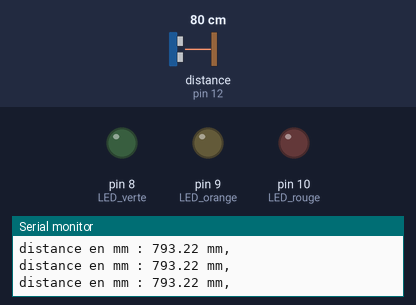
Recording of a sketch running on a simulated Arduino Uno, built with avr-gcc and run on an emulated ATmega328P. On the bench: output pins drawn as LEDs (lit = HIGH), the last lines printed to the serial monitor. Wiring (inferred from the names in the program): ultrasonic range finder: trigger pin 13; echo pin 12. Dashed ring = blinking. The inputs (shaded band) are chosen by the test bench; at power-on: distance to the obstacle (sensor on pin 12) 80 cm. The echo pulse lasts 58.3 µs per cm; pins used as bus, display or sensor lines are not drawn.

Above: at 1.2 s.
1.3 s: distance to the obstacle (sensor on pin 12) set to 55 cm
2.8 s: distance to the obstacle (sensor on pin 12) set to 45 cm
At 3.6 s:
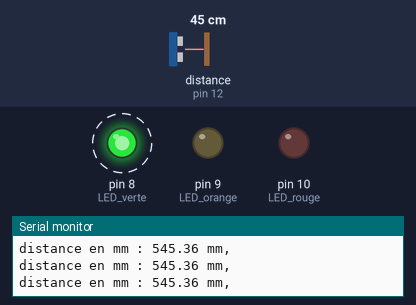
5.8 s: distance to the obstacle (sensor on pin 12) set to 33 cm
7.5 s: distance to the obstacle (sensor on pin 12) set to 27 cm
At 7.9 s:
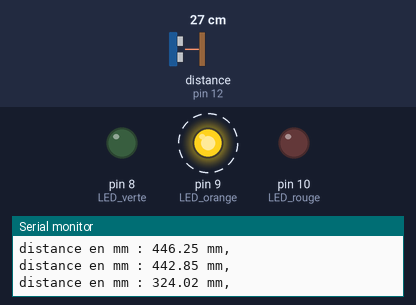
10.5 s: distance to the obstacle (sensor on pin 12) set to 12 cm
13.5 s: distance to the obstacle (sensor on pin 12) set to 9 cm
At 13.66 s:
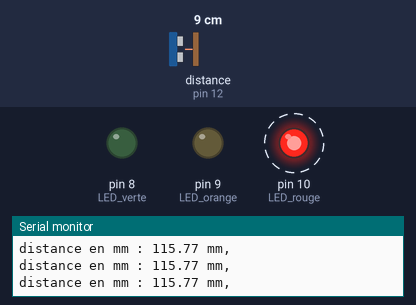
Timing chart, 0 to 17.5 s (numbered marks = the images above; inputs shaded):
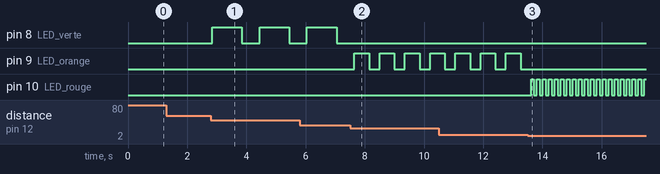

The sketch:

US_LED.ino
```cpp
/*
 * Code d'exemple pour un capteur à ultrasons HC-SR04.
 */

/* Constantes pour les broches */
const byte TRIGGER_PIN = 13; // Broche TRIGGER
const byte ECHO_PIN = 12;    // Broche ECHO
const byte LED_verte = 8; // broches pour les LED
const byte LED_orange = 9;
const byte LED_rouge = 10;


/* Constantes pour le timeout */
const unsigned long MEASURE_TIMEOUT = 25000UL; // 25ms = ~8m à 340m/s, temps limite pour la mesure de distance

/* Vitesse du son dans l'air en mm/us */
const float SOUND_SPEED = 340.0 / 1000;

/** Fonction setup() */
void setup() {

  /* Initialise le port série */
  Serial.begin(9600);

  /* Initialise les broches */
  pinMode(TRIGGER_PIN, OUTPUT);
  digitalWrite(TRIGGER_PIN, LOW); // La broche TRIGGER doit être à LOW au repos
  pinMode(ECHO_PIN, INPUT);
  pinMode (LED_verte, OUTPUT); // On déclare les broches des LED et buzzer comme sorties
  pinMode (LED_orange, OUTPUT);
  pinMode (LED_rouge, OUTPUT);
//
}

/** Fonction loop() */
void loop() {

  /* 1. Lance une mesure de distance en envoyant une impulsion HIGH de 10µs sur la broche TRIGGER */
  digitalWrite(TRIGGER_PIN, HIGH);
  delayMicroseconds(10);
  digitalWrite(TRIGGER_PIN, LOW);

  /* 2. Mesure le temps en us entre l'envoi de l'impulsion ultrasonique et son écho (si il existe) */
  long measure = pulseIn(ECHO_PIN, HIGH, MEASURE_TIMEOUT);

  /* 3. Calcul de la distance à partir du temps mesuré */
  float distance_mm = measure / 2.0 * SOUND_SPEED;

 // zone pour laquelle la LED verte clignote
if ((distance_mm < 500.0)and (distance_mm > 300.0)) {
digitalWrite (LED_verte, HIGH); //la LED s'allume pendant 1 s et s'éteint pendant 0,5 s
delay(1000);
digitalWrite (LED_verte,LOW);
delay (500);
 }

//zone pour laquelle la LED orange clignote
if ((distance_mm < 300.0) and (distance_mm > 100.0)) { //la LED s'allume pendant 0,5 s et s'éteint pendant 0,25 s
digitalWrite (LED_orange, HIGH);
delay(500);
digitalWrite (LED_orange,LOW);
delay (250);
}

//zone pour laquelle la LED rouge clignote
 if (distance_mm < 100.0) { //la LED s'allume pendant 0,1 s et s'éteint pendant 0,05 s
digitalWrite (LED_rouge, HIGH);
delay(100);
digitalWrite (LED_rouge,LOW);
delay (50);

 }

// sinon il ne se passe rien ...
else {
  digitalWrite (LED_verte,LOW);
  digitalWrite (LED_orange,LOW);
  digitalWrite (LED_rouge,LOW);
  delay (50);

}


  /* Affiche les résultats en mm*/

  Serial.print("distance en mm : ");
  Serial.print(distance_mm);
  Serial.println(" mm, ");

//
  /* Délai d'attente pour éviter d'afficher trop de résultats à la seconde */
  delay(50);
}
```

Measured:
- the behaviour switches between 51 and 50 cm on distance to the obstacle (sensor on pin 12) (found by bisection; images 0 and 1)
- the behaviour switches between 31 and 30 cm on distance to the obstacle (sensor on pin 12) (found by bisection; images 1 and 2)
- the behaviour switches between 11 and 10 cm on distance to the obstacle (sensor on pin 12) (found by bisection; images 2 and 3)
- after the input at 2.8 s, pin 8 (LED_verte): alternates HIGH for 1.0 s and LOW for 0.60 s, starting at once
- after the input at 7.5 s, pin 8 (LED_verte): stops changing and stays LOW; pin 9 (LED_orange): alternates HIGH for 0.50 s and LOW for 0.35 s, starting after 0.15 s
- after the input at 13.5 s, pin 9 (LED_orange): stops changing and stays LOW; pin 10 (LED_rouge): alternates HIGH for 0.10 s and LOW for 0.10 s, starting after 0.12 s
